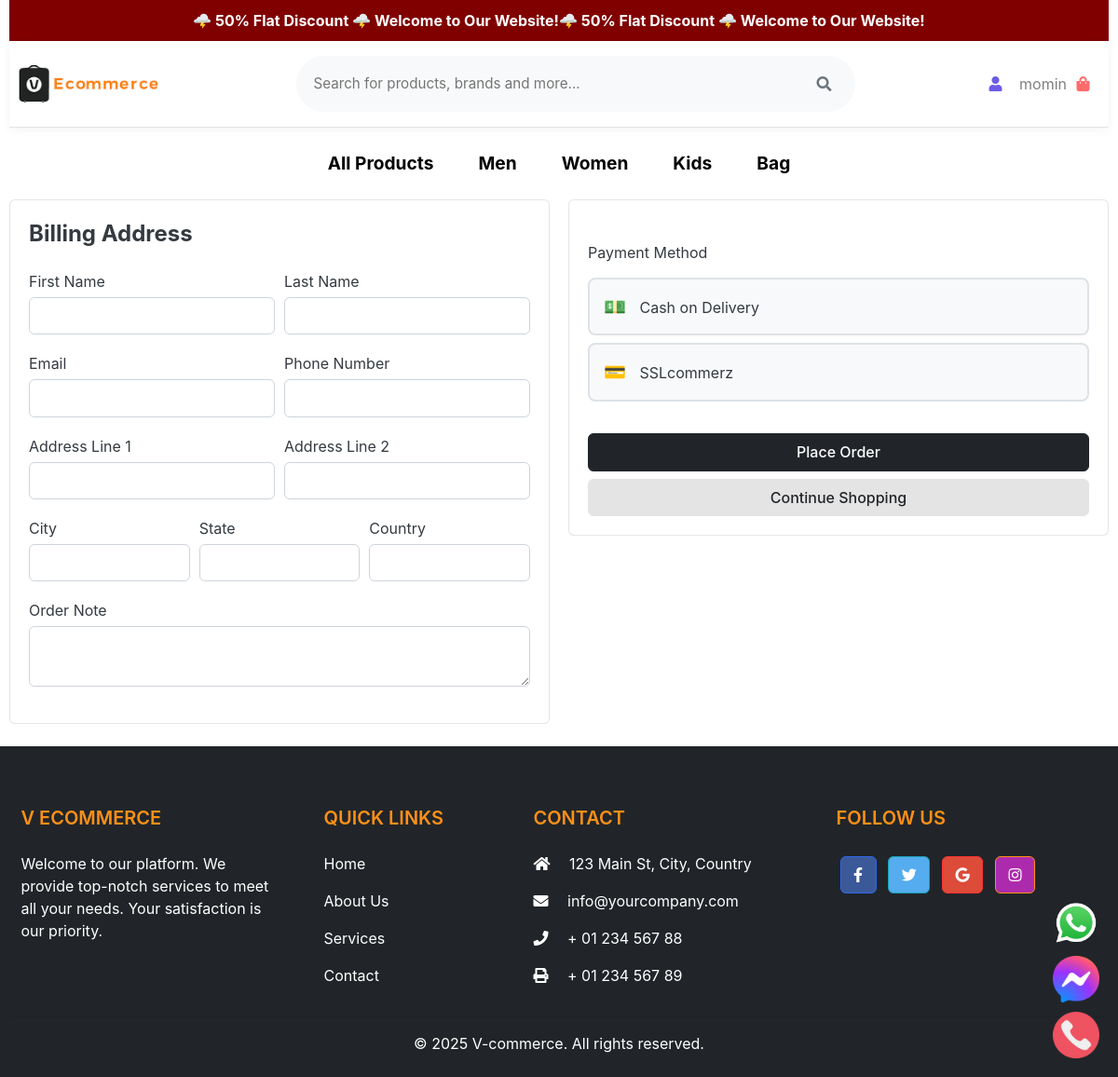
Page /cart/checkout/ (signed in) on the committed database.
### accounts/models.py (models this page shows, shortened)
class Account(AbstractBaseUser):
    first_name = models.CharField(max_length=50)
    last_name = models.CharField(max_length=50)
    username = models.CharField(max_length=50, unique=True)
    email = models.EmailField(max_length=100, unique=True)
    phone_number = models.CharField(max_length=50)
    date_joined = models.DateTimeField(auto_now_add=True)
    last_login = models.DateTimeField(auto_now=True)
    is_admin = models.BooleanField(default=False)
    is_staff = models.BooleanField(default=False)
    is_active = models.BooleanField(default=False)
    is_superadmin = models.BooleanField(default=False)
    USERNAME_FIELD = 'email'
    REQUIRED_FIELDS = ['username', 'first_name', 'last_name']
    objects = MyAccountManager()

### category/models.py (models this page shows, shortened)
class Category(models.Model):
    category_name = models.CharField(max_length=50,unique=True)
    slug = models.SlugField(max_length=100, unique=True)
    description = models.TextField(max_length=255, blank=True)
    cat_image = models.ImageField(upload_to="photos/categories", blank=True)
    class Meta:
        verbose_name = "Category"
        verbose_name_plural = "Categories"
    def get_url(self):
        return reverse('products_by_category', args=(self.slug,))

### carts/views.py (the view)
# urls.py: path("checkout/", views.checkout, name="checkout"),
@login_required(login_url="login")
def checkout(request, total=0, quantity=0, cart_item=None):
    cart_items = []
    discount = 0  # Initialize discount with a default value
    grand_total = 0  # Initialize grand_total with a default value
    try:
        if request.user.is_authenticated:
            cart_items = CartItem.objects.filter(user = request.user, is_active=True)
        else:
            cart = Cart.objects.get(cart_id=_cart_id(request))
            cart_items = CartItem.objects.filter(cart=cart, is_active=True)
        for cart_item in cart_items:
            total += (cart_item.product.price * cart_item.quantity)
            quantity += cart_item.quantity
        discount = (50 * total) / 100
        grand_total = total - discount
    except ObjectDoesNotExist:
        pass
    context = {
        'total': total,
        'quantity': quantity,
        'cart_items': cart_items,
        'discount': discount,
        'grand_total': grand_total,
    }
    return render(request, 'store/checkout.html', context)

### carts/context_processors.py (called while the page is built)
def counter(request):
    cart_count = 0
    if 'admin' in request.path:
        return {}
    else:
        try:
            cart = Cart.objects.filter(cart_id = _cart_id(request))
            if request.user.is_authenticated:
                cart_items = CartItem.objects.all().filter(user=request.user)
            else:
                cart_items = CartItem.objects.all().filter(cart = cart[:1])
            for cart_item in cart_items:
                cart_count += cart_item.quantity
        except Cart.DoesNotExist:
            cart_count = 0
    return dict(cart_count=cart_count)

### carts/views.py (called while the page is built)
def _cart_id(request):
    cart = request.session.session_key
    if not cart:
        cart = request.session.create()
    return cart

### category/context_processors.py (called while the page is built)
def menu_links(request):
    links = Category.objects.all()
    return dict(links = links)

### templates/store/checkout.html (shortened to what this page needs)
{% extends "base.html" %}
{% load static %}
{% block content %}
<section class="section-content padding-y bg">
<div class="container">
<div class="row">
    <aside class="col-lg-6 col-md-12 mb-4">
        <div class="card">
            <div class="card-body">
                <h4 class="card-title mb-4">Billing Address</h4>
                <form action="{% url 'place_order' %}" method="POST">
                    <div class="form-row">
                        <div class="col-md-6 col-sm-12 form-group">
                            <label for="first_name">First Name</label>
                            <input type="text" name="first_name" class="form-control" required>
                        </div>
                        <div class="col-md-6 col-sm-12 form-group">
                            <label for="last_name">Last Name</label>
                            <input type="text" name="last_name" class="form-control" required>
                        </div>
                    </div>
                    <div class="form-row">
                        <div class="col-md-6 col-sm-12 form-group">
                            <label for="email">Email</label>
                            <input type="email" name="email" class="form-control" required>
                        </div>
                        <div class="col-md-6 col-sm-12 form-group">
                            <label for="phone">Phone Number</label>
                            <input type="number" name="phone" class="form-control" required>
                        </div>
                    </div>
                    <div class="form-row">
                        <div class="col-md-6 col-sm-12 form-group">
                            <label for="address_line_1">Address Line 1</label>
                            <input type="text" name="address_line_1" class="form-control" required>
                        </div>
                        <div class="col-md-6 col-sm-12 form-group">
                            <label for="address_line_2">Address Line 2</label>
                            <input type="text" name="address_line_2" class="form-control">
                        </div>
                    </div>
                    <div class="form-row">
                        <div class="col-md-4 col-sm-12 form-group">
                            <label for="city">City</label>
                            <input type="text" name="city" class="form-control" required>
                        </div>
                        <div class="col-md-4 col-sm-12 form-group">
                            <label for="state">State</label>
                            <input type="text" name="state" class="form-control" required>
                        </div>
                        <div class="col-md-4 col-sm-12 form-group">
                            <label for="country">Country</label>
                            <input type="text" name="country" class="form-control" required>
                        </div>
                    </div>
                    <div class="form-row">
                        <div class="col-12 form-group">
                            <label for="order_note">Order Note</label>
                            <textarea name="order_note" rows='2' class="form-control"></textarea>
                        </div>
                    </div>
            </div>
        </div>
    </aside>
    <aside class="col-lg-6 col-md-12">
        <div class="card">
            <div class="card-body">
                <div class="form-group mt-4">
                    <label>Payment Method</label>
                    <div class="payment-options">
                        <div class="payment-option mb-2">
                            <label class="payment-label" for="cod">
                                <span class="payment-icon">💵</span>
                                Cash on Delivery
                            </label>
                        </div>
                        <div class="payment-option">
                            <label class="payment-label" for="ssl">
                                <span class="payment-icon">💳</span>
                                SSLcommerz
                            </label>
                        </div>
                    </div>
                </div>
                <button type="submit" class="btn btn-dark btn-block mb-2">Place Order</button>
                <a href="{% url 'store' %}" class="btn btn-light btn-block">Continue Shopping</a>
            </div>
        </div>
    </aside>
</div>
</div>
</section>
{% endblock %}

### templates/includes/navbar.html (shortened to what this page needs)
{% load static %}
<header>
    <div class="container">
        <nav class="navbar navbar-light bg-white border-bottom">
            <div class="container">
                <a href="{% url 'home' %}" class="navbar-brand">
                    <img src="{% static './images/e_com.png' %}" alt="Logo" class="logo">
                </a>
                <form action="{% url 'search' %}" class="search-form d-none d-md-block" method="GET">
                    <div class="search-wrapper">
                        <input type="text"
                               class="search-input"
                               placeholder="Search for products, brands and more..."
                               name="keyword"
                               autocomplete="off">
                        <button type="submit" class="search-icon">
                            <i class="fa fa-search"></i>
                        </button>
                    </div>
                </form>
                <ul class="navbar-nav flex-row align-items-center">
                    <li class="nav-item me-3">
                        {% if user.id is none %}
                            <div class="user-menu">
                                <a href="{% url 'login' %}" class="auth-link">Sign in / Register</a>
                            </div>
                        {% else %}
                            <a class="nav-link user-link" href="{% url 'dashboard' %}">
                                <div class="user-avatar">
                                    <i class="fa fa-user"></i>
                                </div>
                                <div class="user-info">
                                    <span class="user-name">{{ user.first_name }}</span>
                                </div>
                            </a>
                        {% endif %}
                    </li>
                    <li class="nav-item">
                        <a href="{% url 'cart' %}" class="nav-link cart-link">
                            <div class="cart-container">
                                <div class="cart-icon">
                                    <i class="fa fa-shopping-bag"></i>
                                </div>
                            </div>
                        </a>
                    </li>
                </ul>
            </div>
        </nav>
        <div class="categories-bar">
            <div class="container">
                <div class="categories-wrapper d-flex justify-content-center">
                    <a href="{% url 'store' %}" class="category-item">All Products</a>
                    {% for category in links %}
                        <a href="{{ category.get_url }}" class="category-item  ">{{ category.category_name }}</a>
                    {% endfor %}
                </div>
            </div>
        </div>
    </div>
</header>

### templates/base.html (style rules this page uses)
body { overflow-x: hidden; }

### templates/includes/navbar.html (style rules this page uses)
.navbar { padding: 1rem 0; box-shadow: 0 2px 10px rgba(0,0,0,0.05); }
.navbar-brand img { height: 40px; }
.search-form { flex-grow: 1; max-width: 600px; margin: 0 2rem; }
.search-wrapper { display: flex; align-items: center; background: #f8f9fa; border-radius: 50px; padding: 0.5rem 1rem; transition: all 0.3s ease; border: 2px solid transparent; }
.search-input { border: none; background: transparent; padding: 0.5rem 0; width: 100%; outline: none; font-size: 0.95rem; }
.search-icon { color: #6c757d; background: none; border: none; padding: 0.5rem; cursor: pointer; }
.user-link { display: flex; align-items: center; gap: 0.5rem; padding: 0.5rem; }
.user-avatar { width: 35px; height: 35px; border-radius: 50%; display: flex; align-items: center; justify-content: center; color: #6c5ce7; }
.cart-icon { position: relative; width: 35px; height: 35px; display: flex; align-items: center; justify-content: center; color: #ff6b6b; }
.categories-bar { padding: 0.5rem 0; overflow-x: auto; white-space: nowrap; -webkit-overflow-scrolling: touch; }
.categories-wrapper { display: flex; gap: 1rem; padding: 0.5rem 0; }
.category-item { color: black; font-size: 1.2rem; font-weight: bold; text-decoration: none; padding: 0.5rem 1rem; border-radius: 4px; transition: all 0.3s ease; }

### templates/store/checkout.html (style rules this page uses)
.payment-options { padding: 10px 0; }
.payment-option { position: relative; }
.payment-label { display: block; padding: 15px; background: #f8f9fa; border: 2px solid #dee2e6; border-radius: 8px; cursor: pointer; transition: all 0.3s ease; }
.payment-icon { margin-right: 10px; font-size: 1.2em; }

### rows in the picture
Account: first_name "momin"
Category: category_name "Men"
Category: category_name "Women"
Category: category_name "Kids"
Category: category_name "Bag"
